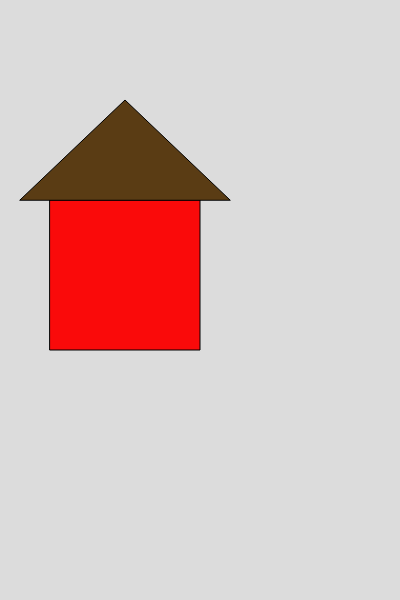
Frame 1 (no input)
Frame 60 (no input): identical to frame 1, image omitted
Frame 120 (the mouse pressed at the canvas centre since frame 60): identical to frame 1, image omitted

The p5.js sketch that drew this single still picture (run headless with seeded random() and noise() and a simulated clock; from frame 60 on, the mouse is pressed at the canvas centre):

// p5.js sketch
// ── sketch.js
function setup() {
  createCanvas(400, 600);
}

function draw() {
  background(220);
  fill(250, 10, 10);
  rect(50, 200, 150, 150);
  fill(90, 60, 20);
  triangle(20, 200, 125, 100, 230, 200);
}
